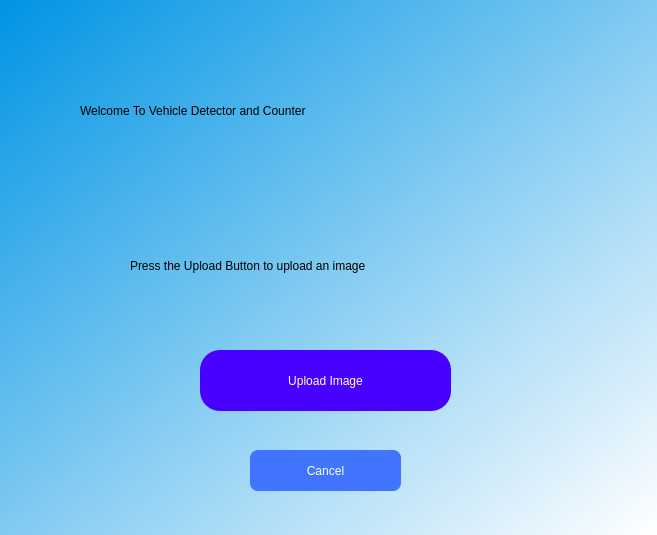
<?xml version="1.0" encoding="UTF-8"?>
<ui version="4.0">
 <class>backgroundwidget</class>
 <widget class="QDialog" name="backgroundwidget">
  <property name="geometry">
   <rect>
    <x>0</x>
    <y>0</y>
    <width>657</width>
    <height>535</height>
   </rect>
  </property>
  <property name="windowTitle">
   <string>Vehicle Detector and Counter</string>
  </property>
  <property name="styleSheet">
   <string notr="true">QWidget#backgroundwidget{
background-color:qlineargradient(spread:pad, x1:0, y1:0, x2:1, y2:1, stop:0 rgba(0, 148, 228, 253), stop:1 rgba(255, 255, 255, 255))}</string>
  </property>
  <widget class="QLabel" name="label">
   <property name="geometry">
    <rect>
     <x>80</x>
     <y>40</y>
     <width>521</width>
     <height>141</height>
    </rect>
   </property>
   <property name="styleSheet">
    <string notr="true">
font: 16pt &quot;MS Shell Dlg 2&quot;;</string>
   </property>
   <property name="text">
    <string>Welcome To Vehicle Detector and Counter</string>
   </property>
  </widget>
  <widget class="QLabel" name="label_2">
   <property name="geometry">
    <rect>
     <x>130</x>
     <y>230</y>
     <width>431</width>
     <height>71</height>
    </rect>
   </property>
   <property name="styleSheet">
    <string notr="true">font: 12pt &quot;MS Shell Dlg 2&quot;;</string>
   </property>
   <property name="text">
    <string>Press the Upload Button to upload an image</string>
   </property>
  </widget>
  <widget class="QPushButton" name="uploadButton">
   <property name="geometry">
    <rect>
     <x>200</x>
     <y>350</y>
     <width>251</width>
     <height>61</height>
    </rect>
   </property>
   <property name="styleSheet">
    <string notr="true">border-radius:20px;
background-color: rgb(72, 0, 255);
color: rgb(255, 255, 255);
font: 14pt &quot;MS Shell Dlg 2&quot;;
</string>
   </property>
   <property name="text">
    <string>Upload Image</string>
   </property>
  </widget>
  <widget class="QPushButton" name="cancelButton">
   <property name="geometry">
    <rect>
     <x>250</x>
     <y>450</y>
     <width>151</width>
     <height>41</height>
    </rect>
   </property>
   <property name="styleSheet">
    <string notr="true">border-radius:8px;
color: rgb(255, 255, 255);
font: 12pt &quot;MS Shell Dlg 2&quot;;
background-color: rgb(65, 116, 255);</string>
   </property>
   <property name="text">
    <string>Cancel</string>
   </property>
  </widget>
 </widget>
 <resources/>
 <connections/>
</ui>
